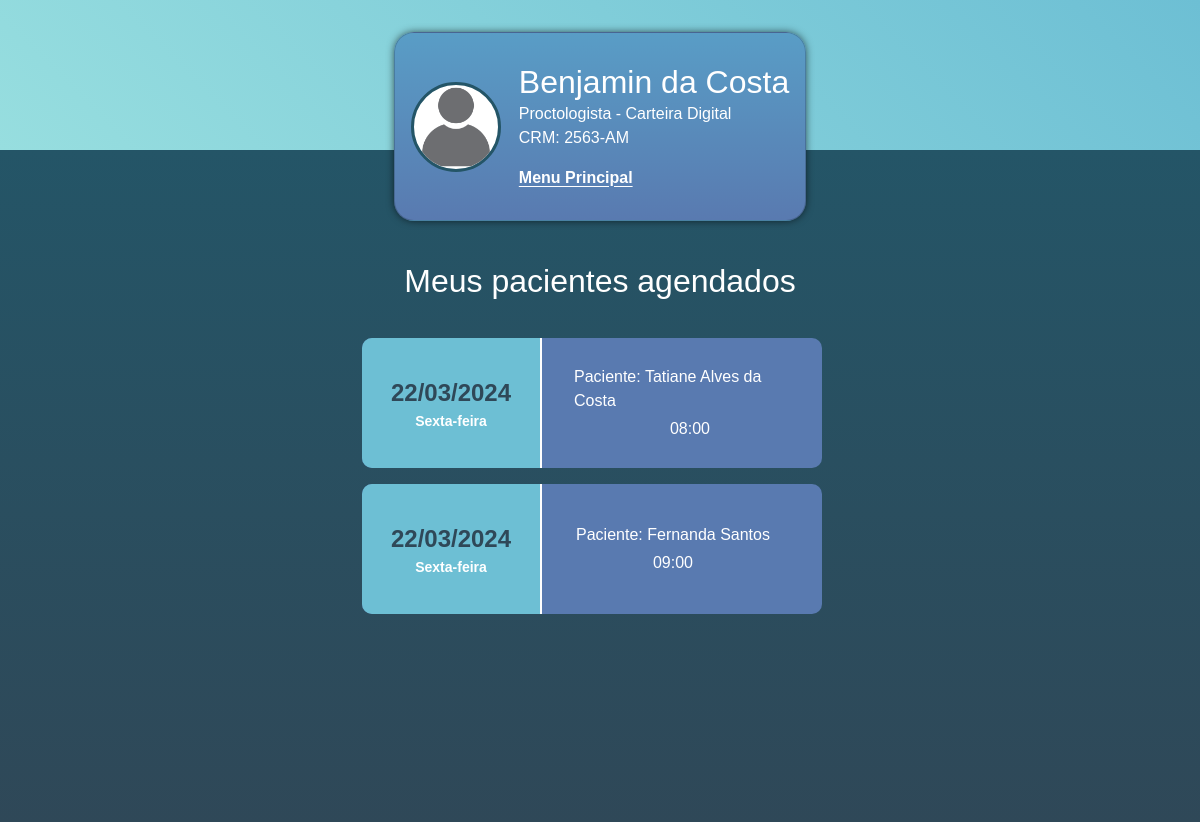
Page /listar_pacientes on the committed database.
### main/models.py (models this page shows, shortened)
class DimMedico(db.Model):
    _tablename_ = 'dim_medico'
    id_medico = db.Column(db.Integer, primary_key=True)
    cpf = db.Column(db.String(11), unique=True, nullable=False)
    pronome_tratamento = db.Column(db.String(10), nullable=False)
    nome = db.Column(db.String(100), nullable=False)
    crm = db.Column(db.String(20), unique=True, nullable=False)
    data_nascimento = db.Column(db.Date, nullable=True)
    telefone = db.Column(db.String(20), nullable=True)
    email = db.Column(db.String(100), nullable=True)
    senha = db.Column(db.String(255), nullable=True)
    access_key = db.Column(db.String(255), nullable=True)
    especialidade = db.Column(db.String(100), nullable=False)
    role = db.Column(db.String(10), default='medico')

class FatoAgendaConsulta(db.Model):
    _tablename_ = 'agendamento_consulta'
    id_agendamento_consulta = db.Column(db.Integer, primary_key=True)
    fk_id_encaminhamento = db.Column(db.Integer, db.ForeignKey('dim_encaminhamento.id_encaminhamento'), nullable=True)
    fk_id_medico = db.Column(db.Integer, db.ForeignKey('dim_medico.id_medico'), nullable=False)
    fk_id_paciente = db.Column(db.Integer, db.ForeignKey('dim_paciente.id_paciente'), nullable=False)
    fk_id_disponibilidade_consulta = db.Column(db.Integer, db.ForeignKey('dim_disponibilidade_consultas.id_disponibilidade_consulta'), nullable=False)
    protocolo_consulta = db.Column(db.String, nullable=True)
    status = db.Column(db.String(20), nullable=False)
    encaminhamento = db.relationship('DimEncaminhamento', backref=db.backref('consulta_agendada', lazy=True))
    medico = db.relationship('DimMedico', backref=db.backref('consultas_agendadas', lazy=True))
    paciente = db.relationship('DimPaciente', backref=db.backref('consultas_agendadas', lazy=True))
    disponibilidade_consulta = db.relationship('DimDisponibilidadeConsultas', backref=db.backref('disponibilidade_consulta', lazy=True))

class DimDisponibilidadeConsultas(db.Model):
    _tablename_ = 'dim_disponibilidade_consultas'
    id_disponibilidade_consulta = db.Column(db.Integer, primary_key=True)
    fk_id_medico = db.Column(db.Integer, db.ForeignKey('dim_medico.id_medico'), nullable=False)
    data_disponivel = db.Column(db.Date, nullable=False)
    dia_semana = db.Column(db.String(20), nullable=False)
    hora_disponivel = db.Column(db.Time, nullable=False)
    status = db.Column(db.String(20), nullable=False)
    medico = db.relationship('DimMedico', backref=db.backref('disponibilidades_consulta', lazy=True))

class DimPaciente(db.Model, UserMixin):
    _tablename_ = 'dim_paciente'
    id_paciente = db.Column(db.Integer, primary_key=True)
    cpf = db.Column(db.String(11), unique=True, nullable=False)
    nome = db.Column(db.String(100), nullable=False)
    data_nascimento = db.Column(db.Date, nullable=True)
    telefone = db.Column(db.String(20), nullable=True)
    email = db.Column(db.String(100), nullable=True)
    senha = db.Column(db.String(255), nullable=True)
    access_key = db.Column(db.String(255), nullable=True)
    role = db.Column(db.String(10), default='paciente')

### main/routes.py (the view)
@app.route('/listar_pacientes', methods=['GET', 'POST'])
def listar_pacientes():
    id_medico = choice([1, 2, 3, 4, 5, 6, 7])
    pacientes_agendados = (db.session.query(FatoAgendaConsulta)
                           .join(FatoAgendaConsulta.disponibilidade_consulta)
                           .order_by(DimDisponibilidadeConsultas.data_disponivel)
                           .order_by(DimDisponibilidadeConsultas.hora_disponivel)
                           .filter(FatoAgendaConsulta.fk_id_medico == id_medico)
                           .all())
    medico = DimMedico.query.get(id_medico)
    titulo = "Meus pacientes agendados"
    return render_template("listar_pacientes.html",
                           agendamentos=pacientes_agendados,
                           titulo=titulo,
                           medico=medico
                           )

### main/templates/listar_pacientes.html (shortened to what this page needs)
<!DOCTYPE html>
<html lang="en">
<head>
    {% include 'includes/bootstrap.html' %}
    <link rel="stylesheet" href="{{ url_for('static', filename='style.css') }}">
    <link rel="stylesheet" href="https://cdn.jsdelivr.net/npm/bootstrap-icons@1.11.3/font/bootstrap-icons.min.css">
</head>
<body>
    <header>
        {% include 'includes/card_medico.html' %}
    </header>
    <section class="services_area">
        <h2 class="mb-4" id="title_service">
            {{ titulo }}
        </h2>
        <div class="list_users">
            {% for agendamento in agendamentos %}
                <a href="" class="user_info_list" data-bs-toggle="modal" data-bs-target="#confirmation{{agendamento.id_agendamento_consulta}}">
                    <div class="date-consult">
                        <span id="date_list">{{agendamento.disponibilidade_consulta.data_disponivel.strftime("%d/%m/%Y") }}</span>
                        <span id="day_list">{{agendamento.disponibilidade_consulta.dia_semana}}</span>
                    </div>
                    <div class="user_more_info">
                        <span>Paciente: {{agendamento.paciente.nome}}</span>
                        <span>{{agendamento.disponibilidade_consulta.hora_disponivel.strftime("%H:%M")}}</span>
                    </div>
                </a>
            {% endfor%}
        </div>
    </section>
</body>
</html>

### main/templates/includes/card_medico.html
<div class="card">
    <div class="infos">
        <div class="user_img">
            <img src="{{ url_for('static', filename='images/default.png') }}" alt="">
        </div>
        <div class="user_info">
            <h2 class="mb-0">{{medico.nome}}</h2>
            <p class="mb-0">{{medico.especialidade}} - Carteira Digital</p>
            <p class="mb-3">CRM: {{medico.crm}}</p>
            <a class="card-links" href="{{ url_for('menu_principal_medico') }}">
                <span class="card-links">Menu Principal</span>
            </a>
        </div>
    </div>
</div>

### main/static/style.css (style rules this page uses)
* { margin: 0; padding: 0; box-sizing: border-box; font-family: sans-serif; }
body { height: 100vh; background-color: #245567; }
header { position: static; height: 150px; background: linear-gradient(45deg, #97dedf, #6dbfd4); display: flex; justify-content: center; box-shadow: 2px 0px 8px -1px rgba(0,0,0,1); }
.card { height: 23%; margin-top: 2rem; position: absolute; border-radius: 20px; background: linear-gradient(#599dc6, #597ab0); min-width: 30%; display: flex; flex-direction: column; justify-content: center; color: #fff; box-shadow: 0px 0px 8px -1px rgba(0,0,0,0.75); }
.infos { display: flex; justify-content: center; gap: 18px; align-items: center; padding: 1rem; }
.user_img img { position: relative; width: 90px; height: 90px; background-color: #fff; border-radius: 50%; border: 3px solid #245567; object-fit: cover; }
.services_area { display: flex; flex-direction: column; align-items: center; width: 100%; height: 84vh; background: linear-gradient(#245567, #2f4858); overflow: hidden; }
#title_service { color: #fff; margin-top: 7rem; }
.list_users { padding: 2px; margin-top: 12px; margin-bottom: 12px; max-height: 600px; width: 480px; display: flex; justify-content: end; align-items: center; flex-wrap: wrap; overflow-y: auto; }
.user_info a { text-decoration: none; color: #fff; }
.user_info_list { text-decoration: none; display: flex; align-items: center; width: 460px; background-color: #597ab0; border-radius: 10px; cursor: pointer; transition: all .1s; margin-bottom: 1rem; margin-right: 1rem; }
.date-consult { display: flex; flex-direction: column; min-width: 180px; height: 130px; align-items: center; justify-content: center; margin-right: 1rem; border-right: 2px solid #fff; padding: 1rem; font-size: 18pt; background-color: #6dbfd4; border-radius: 10px 0px 0px 10px; }
#date_list { font-size: 18pt; font-weight: bold; color: #2f4858; }
#day_list { font-size: 14px; font-weight: 600; color: #fff; }
.user_more_info { display: flex; flex-direction: column; min-width: 230px; gap: 4px; padding: 1rem; align-items: center; justify-content: space-between; color: #fff; }
.card-links { font-weight: bold; text-decoration: underline; text-underline-offset: 3px; }

### rows in the picture
DimMedico: nome "Benjamin da Costa", especialidade "Proctologista", crm "2563-AM"
FatoAgendaConsulta: disponibilidade_consulta.data_disponivel "22/03/2024", disponibilidade_consulta.dia_semana "Sexta-feira", paciente.nome "Tatiane Alves da Costa", disponibilidade_consulta.hora_disponivel "08:00"
FatoAgendaConsulta: disponibilidade_consulta.data_disponivel "22/03/2024", disponibilidade_consulta.dia_semana "Sexta-feira", paciente.nome "Fernanda Santos", disponibilidade_consulta.hora_disponivel "09:00"

### other values in the picture
{{ titulo }} "Meus pacientes agendados"
